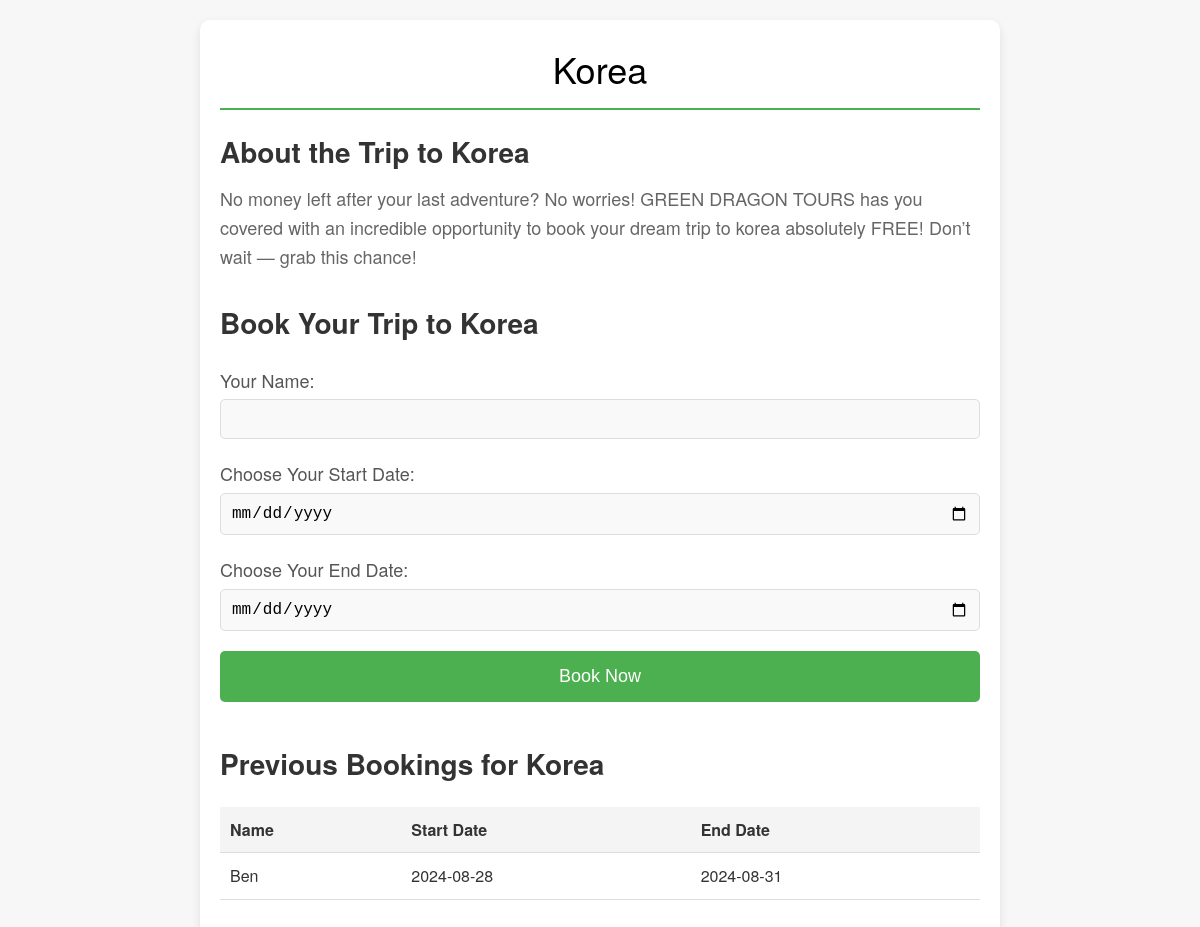
/destination/korea, run on the app's committed database.
### app.py (models this page shows)
class Booking(db.Model):
    id = db.Column(db.Integer, primary_key = True)
    name = db.Column(db.String(80), unique = False, nullable = False)
    start_date = db.Column(db.String(80), unique = False, nullable = False)
    end_date = db.Column(db.String(80), unique = False, nullable = False)
    destination_name = db.Column(db.String(80), unique = False, nullable = False)

### app.py (the view)
@app.route('/destination/<destination_name>')
def trips(destination_name):
    bookings = Booking.query.filter_by(destination_name=destination_name).all()
    return render_template("destination.html", destination_name=destination_name, bookings=bookings)

### templates/destination.html (shortened to what this page needs)
<!doctype html>
<html lang="en">
<head>
    <link rel="stylesheet" href="/static/css/destination/destination_style.css">
</head>
<body>
    <div class="container">
        <header>
            <h1>{{ destination_name | capitalize }}</h1>
        </header>
        <section class="info">
            <h2>About the Trip to {{ destination_name | capitalize }}</h2>
            <p>
                No money left after your last adventure? No worries! GREEN DRAGON TOURS has you covered with an incredible opportunity to book your dream trip to {{ destination_name }} absolutely FREE! Don’t wait — grab this chance!
            </p>
        </section>
        <section class="booking">
            <h2>Book Your Trip to {{ destination_name | capitalize }}</h2>
            <form action="\book" method="post" class="booking-form">
                <label for="name">Your Name:</label>
                <input type="text" id="name" name="name" required>
                <label for="start-date">Choose Your Start Date:</label>
                <input type="date" id="start-date" name="start_date" required>
                <label for="end-date">Choose Your End Date:</label>
                <input type="date" id="end-date" name="end_date" required>
                <button type="submit">Book Now</button>
            </form>
        </section>
<section class="previous-bookings">
    <h2>Previous Bookings for {{ destination_name | capitalize }}</h2>
    <table>
        <thead>
            <tr>
                <th>Name</th>
                <th>Start Date</th>
                <th>End Date</th>
            </tr>
        </thead>
        <tbody>
            {% for booking in bookings %}
            <tr>
                <td>{{ booking.name }}</td>
                <td>{{ booking.start_date }}</td>
                <td>{{ booking.end_date }}</td>
            </tr>
            {% endfor %}
        </tbody>
    </table>
</section>
    </div>
</body>
</html>

### static/css/destination/destination_style.css (style rules this page uses)
* { margin: 0; padding: 0; box-sizing: border-box; }
body { font-family: 'Helvetica Neue', Arial, sans-serif; background-color: #f7f7f7; color: #333; line-height: 1.6; padding: 20px; }
.container { max-width: 800px; margin: 0 auto; padding: 20px; background-color: #fff; border-radius: 10px; box-shadow: 0 4px 10px rgba(0, 0, 0, 0.1); }
header { margin-bottom: 20px; }
header h1 { font-size: 36px; font-weight: 300; color: #000000; border-bottom: 2px solid #4CAF50; padding-bottom: 10px; text-align: center; }
section.info { margin-bottom: 30px; }
section.info h2 { font-size: 28px; color: #333; margin-bottom: 10px; }
section.info p { font-size: 18px; color: #666; }
section.booking h2 { font-size: 28px; color: #333; margin-bottom: 20px; }
.booking-form { display: flex; flex-direction: column; }
.booking-form label { font-size: 18px; margin-bottom: 5px; color: #555; }
.booking-form input[type="date"] { padding: 10px; font-size: 16px; margin-bottom: 20px; border: 1px solid #ddd; border-radius: 5px; background-color: #f9f9f9; }
.booking-form input[type="text"] { padding: 10px; font-size: 16px; margin-bottom: 20px; border: 1px solid #ddd; border-radius: 5px; background-color: #f9f9f9; }
.booking-form button { padding: 15px; font-size: 18px; color: #fff; background-color: #4CAF50; border: none; border-radius: 5px; cursor: pointer; transition: background-color 0.3s ease; }
.previous-bookings { margin-top: 40px; }
.previous-bookings h2 { font-size: 28px; color: #333; margin-bottom: 20px; }
table { width: 100%; border-collapse: collapse; margin-bottom: 20px; }
table th, table td { padding: 10px; text-align: left; border-bottom: 1px solid #ddd; color: #333; }
table th { background-color: #f4f4f4; font-weight: 600; }

### data on the page
Booking: destination_name "Korea", destination_name "korea", name "Ben", start_date "2024-08-28", end_date "2024-08-31"
